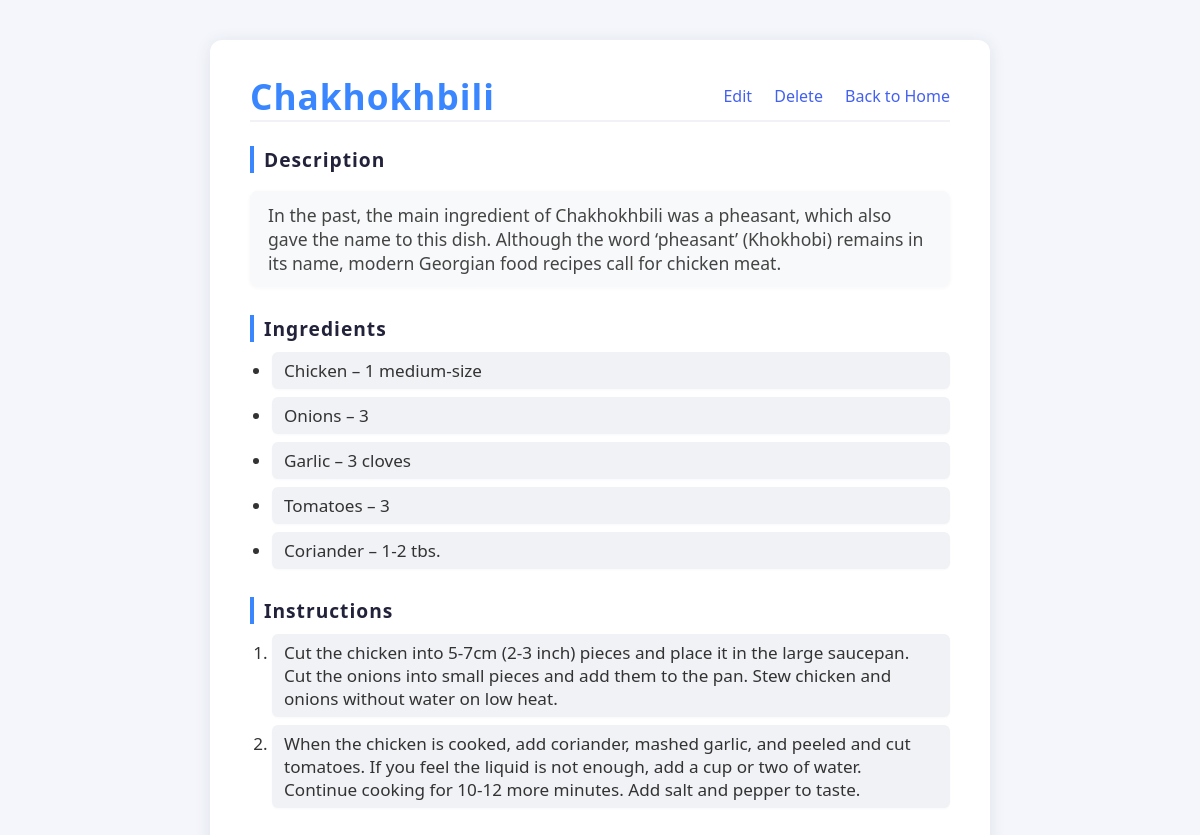
The app's page /recipe/2/ with its own data.
### recept/models.py (models this page shows, shortened)
class Recipe(models.Model):
    title = models.CharField(max_length=200, db_index=True)
    description = models.TextField()
    ingredients = models.TextField(blank=True)
    instructions = models.TextField(blank=True)
    created_at = models.DateTimeField(auto_now_add=True)

### recept/views.py (the view)
# urls.py: path('recipe/<int:pk>/', views.recipe_detail, name='recipe_detail'),
def recipe_detail(request, pk):
    recipe = get_object_or_404(Recipe, pk=pk)
    return render(request, 'recipe_detail.html', {'recipe': recipe})

### templates/recipe_detail.html (shortened to what this page needs)
<!DOCTYPE html>
<html>
  <head>
    {% load static %}
    <link rel="stylesheet" href="{% static 'style.css' %}" />
  </head>
  <body>
    <div class="container">
      <div class="recipe-header">
        <h1>{{ recipe.title }}</h1>
        <div class="recipe-actions">
          <a href="{% url 'edit_recipe' recipe.pk %}">Edit</a>
          <a href="{% url 'delete_recipe' recipe.pk %}">Delete</a>
          <a href="{% url 'home' %}">Back to Home</a>
        </div>
      </div>
      <div class="recipe-section">
        <h2>Description</h2>
        <p class="recipe-description">{{ recipe.description }}</p>
      </div>
      <div class="recipe-section">
        <h2>Ingredients</h2>
        <ul class="ingredients-list">
          {% for line in recipe.ingredients.splitlines %} {% if line %}
          <li>{{ line }}</li>
          {% endif %} {% endfor %}
        </ul>
      </div>
      <div class="recipe-section">
        <h2>Instructions</h2>
        <ol class="instructions-list">
          {% for step in recipe.instructions.splitlines %} {% if step %}
          <li>{{ step }}</li>
          {% endif %} {% endfor %}
        </ol>
      </div>
    </div>
  </body>
</html>

### static/style.css (style rules this page uses)
body { background: #f4f6fb; font-family: "Segoe UI", Arial, sans-serif; margin: 0; padding: 0; }
h1 { color: #22223b; text-align: center; margin-top: 0; letter-spacing: 1px; }
a { color: #3a86ff; text-decoration: none; font-weight: 500; transition: color 0.2s; }
.container { max-width: 700px; margin: 40px auto; background: #fff; border-radius: 12px; box-shadow: 0 2px 16px rgba(44, 62, 80, 0.1); padding: 32px 40px; }
.recipe-header { display: flex; justify-content: space-between; align-items: center; border-bottom: 2px solid #f1f2f6; margin-bottom: 24px; }
.recipe-header h1 { margin: 0; font-size: 2.2em; color: #3a86ff; letter-spacing: 1px; }
.recipe-actions a { margin-left: 18px; color: #4361ee; font-weight: 500; text-decoration: none; transition: color 0.2s; }
.recipe-section { margin-bottom: 28px; }
.recipe-section h2 { color: #22223b; font-size: 1.2em; margin-bottom: 10px; border-left: 4px solid #3a86ff; padding-left: 10px; letter-spacing: 1px; }
.recipe-description { font-size: 1.1em; color: #444; background: #f8f9fa; padding: 12px 18px; border-radius: 8px; box-shadow: 0 1px 4px rgba(44, 62, 80, 0.04); }
.ingredients-list, .instructions-list { margin: 0; padding-left: 22px; }
.ingredients-list li, .instructions-list li { font-size: 1.07em; margin-bottom: 8px; color: #333; background: #f1f2f6; padding: 7px 12px; border-radius: 6px; box-shadow: 0 1px 2px rgba(44, 62, 80, 0.03); }
.instructions-list { list-style-type: decimal; }

### records on screen
Recipe: title "Chakhokhbili", description "In the past, the main ingredient of Chakhokhbili was a pheasant, which also gave the name to this dish. Although the word ‘pheasant’ (Khokhobi) remains in its name, modern Georgian food recipes call for chicken meat."

### other values on screen
{{ line }} "Chicken – 1 medium-size" "Onions – 3" "Garlic – 3 cloves" "Tomatoes – 3" "Coriander – 1-2 tbs."
{{ step }} "Cut the chicken into 5-7cm (2-3 inch) pieces and place it in the large saucepan. Cut the onions into small pieces and add them to the pan. Stew chicken and onions without water on low heat."
